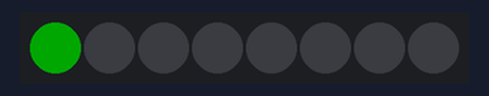
This sketch was run on a simulated ESP32. Parts: 8 RGB LEDs in strip order, left to right. Dim RGB values are drawn brighter than linear.

Above: at 0.65 s.
At 4.87 s:
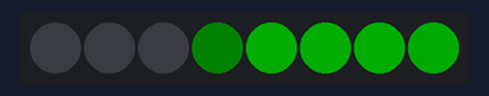
At 10.31 s:
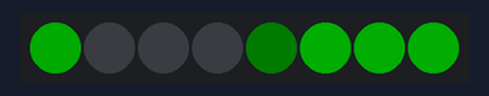
At 19.96 s:
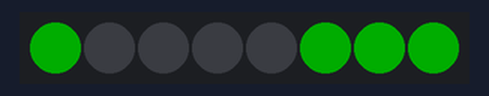
At 30.23 s:
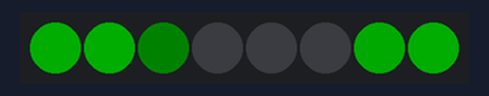
At 39.58 s:
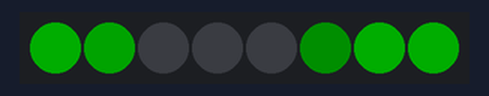
Timing chart, 0 to 40.0 s (numbered marks = the images above):
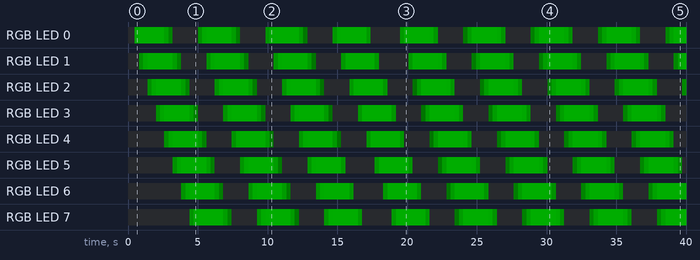

The sketch:

neopixel_simple.ino
```cpp
/*
 * Test Secuencial NeoPixel con Fade - ESP32 AudioKit 2.2
 *
 * Descripción:
 * Control de aro LED NeoPixel de 8 píxeles conectado al GPIO23.
 * Efecto de "ola verde" secuencial con transiciones suaves (fade).
 *
 * Hardware:
 * - ESP32 AudioKit 2.2
 * - Aro NeoPixel WS2812B de 8 LEDs
 * - Pin de datos: GPIO23
 *
 * Comportamiento:
 * - Cada LED se enciende durante 3 segundos en color verde
 * - Fade in suave de 1000ms al aparecer (igual al intervalo)
 * - Fade out suave de 1000ms al desaparecer (igual al intervalo)
 * - Nuevo LED comienza cada 1000ms (intervalo ajustable)
 * - Múltiples LEDs encendidos simultáneamente creando efecto "ola"
 * - Ciclo se repite indefinidamente sin cortes
 */

#include <Adafruit_NeoPixel.h>

// ============================================
// DEFINICIONES HARDWARE
// ============================================
#define LED_PIN       23      // GPIO23 - Pin de datos NeoPixel
#define LED_COUNT     8       // 8 LEDs en el aro

// ============================================
// CONFIGURACIÓN - Modificar aquí los valores
// ============================================

// Parámetros de temporización
const unsigned long LED_DURATION = 3000;      // Tiempo que cada LED permanece encendido (ms)
const unsigned long LED_INTERVAL = 600;      // Intervalo entre inicio de LEDs consecutivos (ms)

// Parámetros de fade (transiciones suaves)
// Fade in y fade out iguales al intervalo para efecto simétrico
const unsigned long FADE_IN_TIME = LED_INTERVAL;   // Tiempo de aparición (fade in) = intervalo
const unsigned long FADE_OUT_TIME = LED_INTERVAL;  // Tiempo de desaparición (fade out) = intervalo

// Parámetros de apariencia
const uint8_t BRIGHTNESS = 50;                // Brillo 0-255 (76 = 30%)
const uint8_t COLOR_R = 0;                    // Componente rojo (para verde = 0)
const uint8_t COLOR_G = 255;                  // Componente verde (para verde = 255)
const uint8_t COLOR_B = 0;                    // Componente azul (para verde = 0)

// Debug (cambiar a true para ver valores de fade en monitor serial)
const bool DEBUG_FADE = false;                // Activar debug del fade

// ============================================

// Inicialización del objeto NeoPixel
Adafruit_NeoPixel pixels(LED_COUNT, LED_PIN, NEO_GRB + NEO_KHZ800);


/**
 * Calcula el nivel de brillo con fade in/out
 * @param timeInState: Tiempo transcurrido desde que el LED comenzó a encenderse (ms)
 * @param totalDuration: Duración total del encendido (ms)
 * @return: Factor de brillo entre 0.0 y 1.0
 */
float calculateFadeBrightness(unsigned long timeInState, unsigned long totalDuration) {
  float brightness = 0.0;

  // Fase 1: Fade in (primeros FADE_IN_TIME ms)
  if (timeInState <= FADE_IN_TIME) {
    brightness = (float)timeInState / (float)FADE_IN_TIME;
    // Asegurar que no exceda 1.0
    if (brightness > 1.0) brightness = 1.0;
    if (brightness < 0.0) brightness = 0.0;
    return brightness;
  }

  // Fase 3: Fade out (últimos FADE_OUT_TIME ms)
  if (timeInState >= (totalDuration - FADE_OUT_TIME)) {
    unsigned long timeUntilEnd = totalDuration - timeInState;
    brightness = (float)timeUntilEnd / (float)FADE_OUT_TIME;
    // Asegurar que no exceda 1.0 ni sea negativo
    if (brightness > 1.0) brightness = 1.0;
    if (brightness < 0.0) brightness = 0.0;
    return brightness;
  }

  // Fase 2: Estado completo (entre fade in y fade out)
  return 1.0;
}


void setup() {
  // Inicializar comunicación serial
  Serial.begin(115200);
  delay(500);  // Pequeña pausa para estabilizar serial

  // Inicializar NeoPixel
  pixels.begin();
  pixels.setBrightness(BRIGHTNESS);
  pixels.clear();
  pixels.show();

  // Calcular y mostrar timing del ciclo
  unsigned long cycleTime = LED_COUNT * LED_INTERVAL;

  // Calcular LEDs simultáneos aproximados
  int simultaneousLEDs = (LED_DURATION / LED_INTERVAL) + 1;
  if (simultaneousLEDs > LED_COUNT) {
    simultaneousLEDs = LED_COUNT;
  }

}


void loop() {
  // Obtener tiempo actual
  unsigned long currentTime = millis();
  unsigned long cycleTime = LED_COUNT * LED_INTERVAL;

  // Actualizar estado de cada LED con fade
  for(int i = 0; i < LED_COUNT; i++) {
    // Calcular cuántos ciclos completos han pasado
    unsigned long currentCycle = currentTime / cycleTime;

    // Calcular el tiempo de inicio de este LED en el ciclo actual
    unsigned long ledStartTimeInCycle = i * LED_INTERVAL;
    unsigned long ledStartTimeAbsolute = (currentCycle * cycleTime) + ledStartTimeInCycle;

    // También verificar el ciclo anterior (para permitir que los LEDs completen su fade out)
    unsigned long ledStartTimePreviousCycle = 0;
    bool checkPreviousCycle = false;
    if (currentCycle > 0) {
      ledStartTimePreviousCycle = ((currentCycle - 1) * cycleTime) + ledStartTimeInCycle;
      checkPreviousCycle = true;
    }

    // Variables para gestionar el estado del LED
    bool shouldBeOn = false;
    unsigned long timeInState = 0;

    // Verificar si el LED está activo en el ciclo actual
    if (currentTime >= ledStartTimeAbsolute &&
        currentTime < (ledStartTimeAbsolute + LED_DURATION)) {
      shouldBeOn = true;
      timeInState = currentTime - ledStartTimeAbsolute;
    }
    // Verificar si el LED todavía está activo del ciclo anterior
    else if (checkPreviousCycle &&
             currentTime >= ledStartTimePreviousCycle &&
             currentTime < (ledStartTimePreviousCycle + LED_DURATION)) {
      shouldBeOn = true;
      timeInState = currentTime - ledStartTimePreviousCycle;
    }

    // Calcular brillo con fade y aplicar el color
    if (shouldBeOn) {
      // Calcular factor de fade (0.0 a 1.0)
      float fadeFactor = calculateFadeBrightness(timeInState, LED_DURATION);

      // Debug: Imprimir valores de fade (solo para LED 0 y durante fade in)
      if (DEBUG_FADE && i == 0 && timeInState <= FADE_IN_TIME) {
        Serial.println((uint8_t)(COLOR_G * fadeFactor));
      }

      // Aplicar fade al color
      uint8_t fadedR = (uint8_t)(COLOR_R * fadeFactor);
      uint8_t fadedG = (uint8_t)(COLOR_G * fadeFactor);
      uint8_t fadedB = (uint8_t)(COLOR_B * fadeFactor);

      pixels.setPixelColor(i, pixels.Color(fadedR, fadedG, fadedB));
    } else {
      pixels.setPixelColor(i, pixels.Color(0, 0, 0));  // Apagado
    }
  }

  // Actualizar físicamente los LEDs
  pixels.show();

  // Pequeño delay para estabilidad (no afecta el timing basado en millis)
  // Reducido a 5ms para mejor resolución en el fade
  delay(5);
}
```

Measured:
- by itself, RGB LED 0: off → RGB(0, 42, 0) at 0.50 s, → RGB(0, 50, 0) 0.30 s later, → RGB(0, 33, 0) 1.8 s later, → RGB(0, 7, 0) 0.30 s later, … (48 changes in this stretch)
- by itself, RGB LED 2: off → RGB(0, 16, 0) at 1.4 s, → RGB(0, 42, 0) 0.30 s later, → RGB(0, 50, 0) 0.30 s later, → RGB(0, 32, 0) 1.8 s later, … (48 changes in this stretch)
